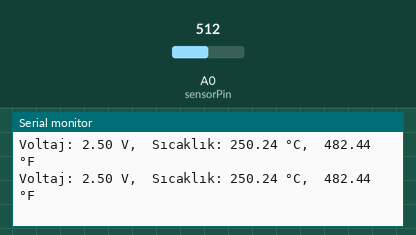
A sketch run on a simulated Arduino Uno, built with avr-gcc and run on an emulated ATmega328P. Shown: the last lines printed to the serial monitor. The inputs (shaded band) are chosen by the test bench; at power-on: A0 (sensorPin) = 512.

Above: at 1.8 s.
1.9 s: A0 (sensorPin) set to 716
At 2.8 s:
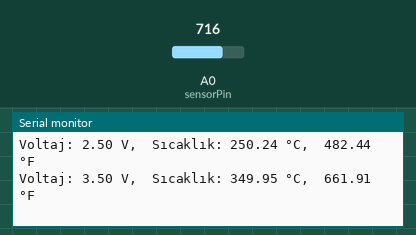
3.4 s: A0 (sensorPin) set to 900
At 4.8 s:
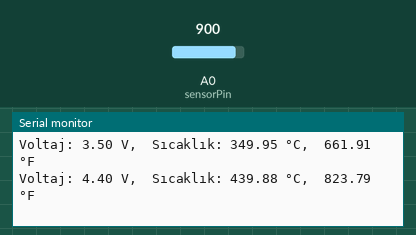
Timing chart, 0 to 6.4 s (numbered marks = the images above; inputs shaded):
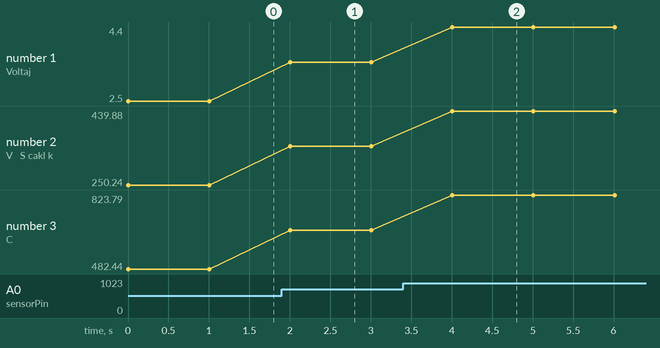

Measured:
- after the input at 1.9 s, the serial monitor: prints a new line after 0.10 s (image 1)
- after the input at 3.4 s, the serial monitor: prints a new line after 0.61 s (image 2)
- plotted number 1: 2.5 → 3.5 after the input at 1.9 s, 3.5 → 4.4 after the input at 3.4 s
- plotted number 2: 250.24 → 349.95 after the input at 1.9 s, 349.95 → 439.88 after the input at 3.4 s
- plotted number 3: 482.44 → 661.91 after the input at 1.9 s, 661.91 → 823.79 after the input at 3.4 s

The sketch:

lm_35_1.ino
```cpp
#define sensorPin A0  // Sensörün bağlı olduğu analog pini tanımlıyoruz

void setup() {
  Serial.begin(9600);  // Seri haberleşmeyi 9600 baud hızında başlat
  pinMode(sensorPin, INPUT); // Sensor pinini giriş olarak ayarla (isteğe bağlı)
}

void loop() {
  // 1. Sensörden analog değeri oku (0 - 1023 arası)
  int reading = analogRead(sensorPin);

  // 2. Okunan değeri voltaja çevir.
  // Arduino 5V ile çalıştığı için referans voltajımız 5V.
  // 1023 birimi 5V'a eşittir.
  float voltage = (reading / 1023.0) * 5.0;

  // 3. Voltajı sıcaklığa çevir (10mV = 1°C)
  float temperatureC = voltage * 100.0;

  // 4. İstersek Fahrenheit'e de çevirebiliriz
  float temperatureF = (temperatureC * 9.0 / 5.0) + 32.0;

  // 5. Sonuçları seri porta yazdır
  Serial.print("Voltaj: ");
  Serial.print(voltage);
  Serial.print(" V,  Sıcaklık: ");
  Serial.print(temperatureC);
  Serial.print(" °C,  ");
  Serial.print(temperatureF);
  Serial.println(" °F");

  delay(1000); // 1 saniye bekle
}
```
